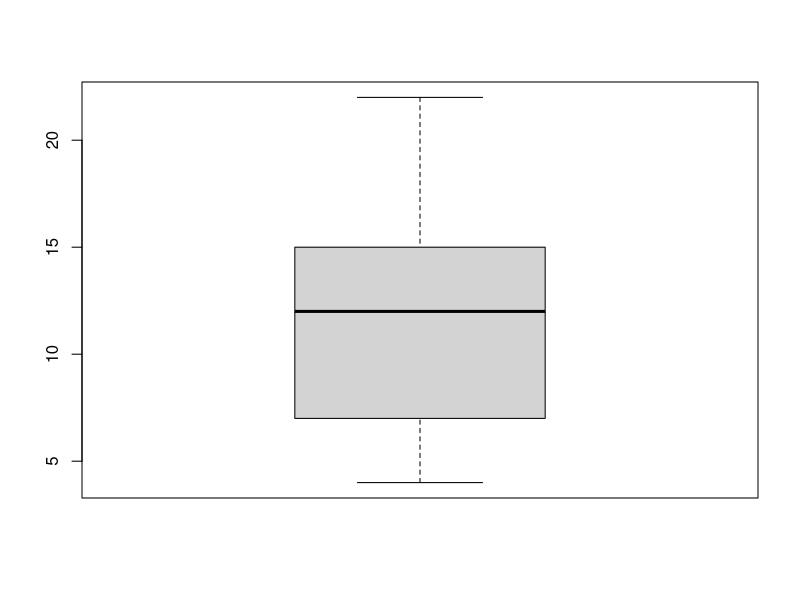

Write R code to recreate this figure.
# define numberic vector
data <- c(4, 6, 6, 7, 8, 9, 12, 13, 14, 15, 15, 18, 22)

# calculate five number summary of data
fivenum(data)

# creating a boxplot with five number summary
boxplot(data)

# create data frame
df <- data.frame(team=c("A", "B", "C", "D", "E", "F", "G", "H"),
                 points=c(99, 90, 86, 88, 95, 87, 85, 89),
                 assists=c(33, 28, 31, 39, 34, 30, 29, 25),
                 rebounds=c(30, 28, 24, 24, 28, 30, 31, 35))

# create fivenum summary of points column
fivenum(df$points)

# create data frame
df <- data.frame(team=c("A", "B", "C", "D", "E", "F", "G", "H"),
                 points=c(99, 90, 86, 88, 95, 87, 85, 89),
                 assists=c(33, 28, 31, 39, 34, 30, 29, 25),
                 rebounds=c(30, 28, 24, 24, 28, 30, 31, 35))

# calculate five number summary of points, assists, and rebounds column
sapply(df[c("points", "assists", "rebounds")], fivenum)
